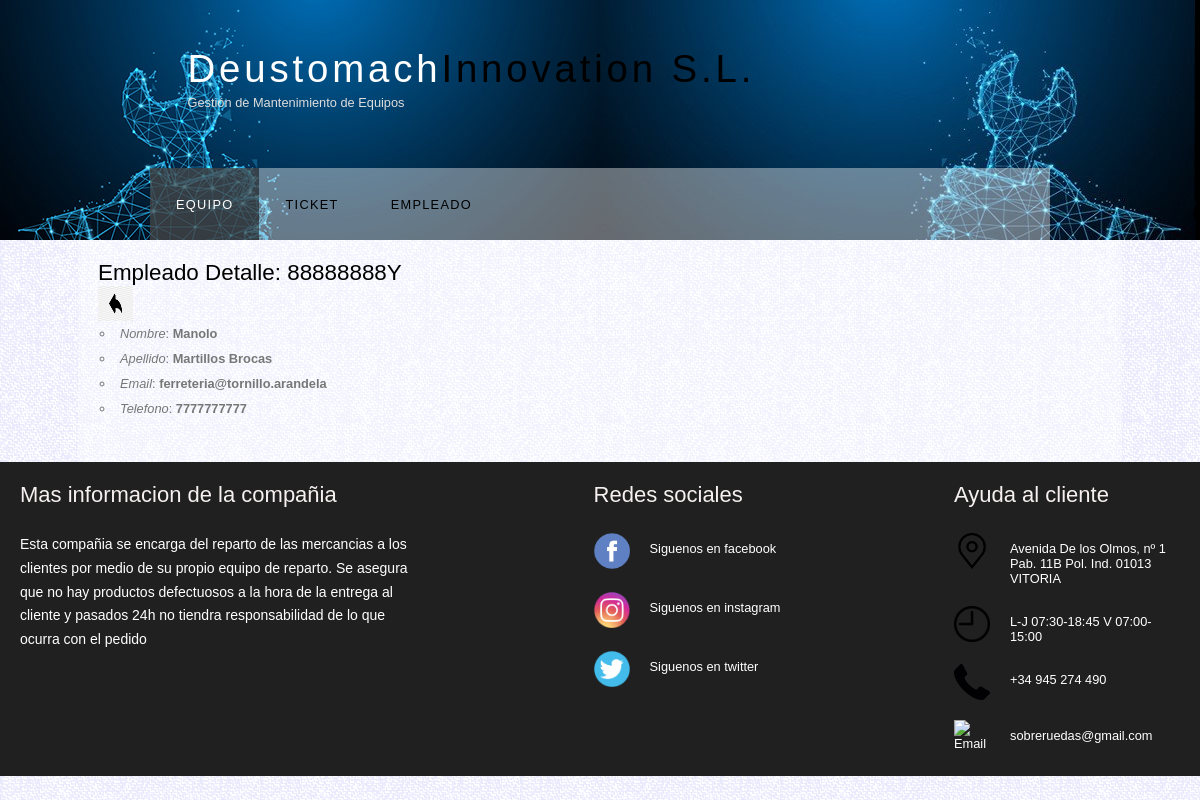
/myapp/detailEmpleado/7/, run on the app's committed database.
### myapp/models.py (models this page shows, shortened)
class Empleado(models.Model):
    nombre = models.CharField(max_length=25)
    apellidos = models.CharField(max_length=50)
    email= models.CharField(max_length=50)
    telefono = models.IntegerField(default=0)
    dni = models.CharField(max_length=9)

### myapp/views.py (the view)
# urls.py: path('detailEmpleado/<int:pk>/', EmpleadoDetailView.as_view(), name='DetailEmpleado'),
class EmpleadoDetailView(DetailView):
    model = Empleado
    template_name = 'detailEmpleado.html'
    queryset = Empleado.objects.all()

### myapp/templates/detailEmpleado.html
{% extends 'base.html' %}
{% load static %}
{% block main %}
<div >
    <div >
        <h2>Empleado Detalle: {{ object.dni }}</h2>
        <a href="http://127.0.0.1:8000/myapp/listaEmpleado/"><img class="atras" src="{% static 'imagenes/atras.png' %}" width="35px" height="35px" title="Pulsa para volver a la página anterior"></a>
        <ul>
            <li><em>Nombre</em>: <strong>{{ object.nombre }}</strong></li>
            <li><em>Apellido</em>: <strong>{{ object.apellidos }}</strong></li>
            <li><em>Email</em>: <strong>{{ object.email }}</strong></li>
            <li><em>Telefono</em>: <strong>{{ object.telefono }}</strong></li>
        </ul>
    </div>
</div>
{% endblock %}

### myapp/static/style/style.css (style rules this page uses)
html { height: 100%; }
* { margin: 0; padding: 0; }
body { font: normal .80em 'trebuchet ms', arial, sans-serif; background: #F0EFE2 url(../imagenes/background.png) repeat; color: #777; }
img { border: 0; }
h2 { font: normal 175% 'century gothic', arial, sans-serif; color: #000; }
a, a:hover { outline: none; text-decoration: underline; color: #000; }
ul { margin: 2px 0 22px 17px; }
ul li { list-style-type: circle; margin: 0 0 6px 0; padding: 0 0 4px 5px; }

### data on the page
Empleado: dni "88888888Y", nombre "Manolo", apellidos "Martillos Brocas", email "ferreteria@tornillo.arandela", telefono "7777777777"
